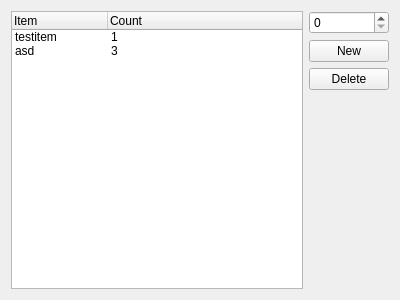
<?xml version="1.0" encoding="UTF-8"?>
<ui version="4.0">
 <class>EditInventory</class>
 <widget class="QWidget" name="EditInventory">
  <property name="geometry">
   <rect>
    <x>0</x>
    <y>0</y>
    <width>400</width>
    <height>300</height>
   </rect>
  </property>
  <property name="windowTitle">
   <string>Form</string>
  </property>
  <layout class="QHBoxLayout" name="horizontalLayout">
   <item>
    <widget class="QTreeWidget" name="inventoryList">
     <property name="acceptDrops">
      <bool>true</bool>
     </property>
     <property name="rootIsDecorated">
      <bool>false</bool>
     </property>
     <property name="uniformRowHeights">
      <bool>false</bool>
     </property>
     <property name="itemsExpandable">
      <bool>false</bool>
     </property>
     <property name="allColumnsShowFocus">
      <bool>true</bool>
     </property>
     <property name="headerHidden">
      <bool>false</bool>
     </property>
     <property name="expandsOnDoubleClick">
      <bool>false</bool>
     </property>
     <attribute name="headerCascadingSectionResizes">
      <bool>false</bool>
     </attribute>
     <attribute name="headerDefaultSectionSize">
      <number>96</number>
     </attribute>
     <attribute name="headerStretchLastSection">
      <bool>true</bool>
     </attribute>
     <column>
      <property name="text">
       <string>Item</string>
      </property>
      <property name="textAlignment">
       <set>AlignLeft|AlignVCenter</set>
      </property>
     </column>
     <column>
      <property name="text">
       <string>Count</string>
      </property>
     </column>
     <item>
      <property name="text">
       <string>testitem</string>
      </property>
      <property name="text">
       <string>1</string>
      </property>
     </item>
     <item>
      <property name="text">
       <string>asd</string>
      </property>
      <property name="text">
       <string>3</string>
      </property>
     </item>
    </widget>
   </item>
   <item>
    <layout class="QVBoxLayout" name="verticalLayout_8">
     <item>
      <widget class="QSpinBox" name="itemCountSpinbox"/>
     </item>
     <item>
      <widget class="QPushButton" name="newItemButton">
       <property name="text">
        <string>New</string>
       </property>
      </widget>
     </item>
     <item>
      <widget class="QPushButton" name="deleteItemButton">
       <property name="text">
        <string>Delete</string>
       </property>
      </widget>
     </item>
     <item>
      <spacer name="verticalSpacer">
       <property name="orientation">
        <enum>Qt::Vertical</enum>
       </property>
       <property name="sizeHint" stdset="0">
        <size>
         <width>20</width>
         <height>40</height>
        </size>
       </property>
      </spacer>
     </item>
    </layout>
   </item>
  </layout>
 </widget>
 <resources/>
 <connections/>
</ui>
